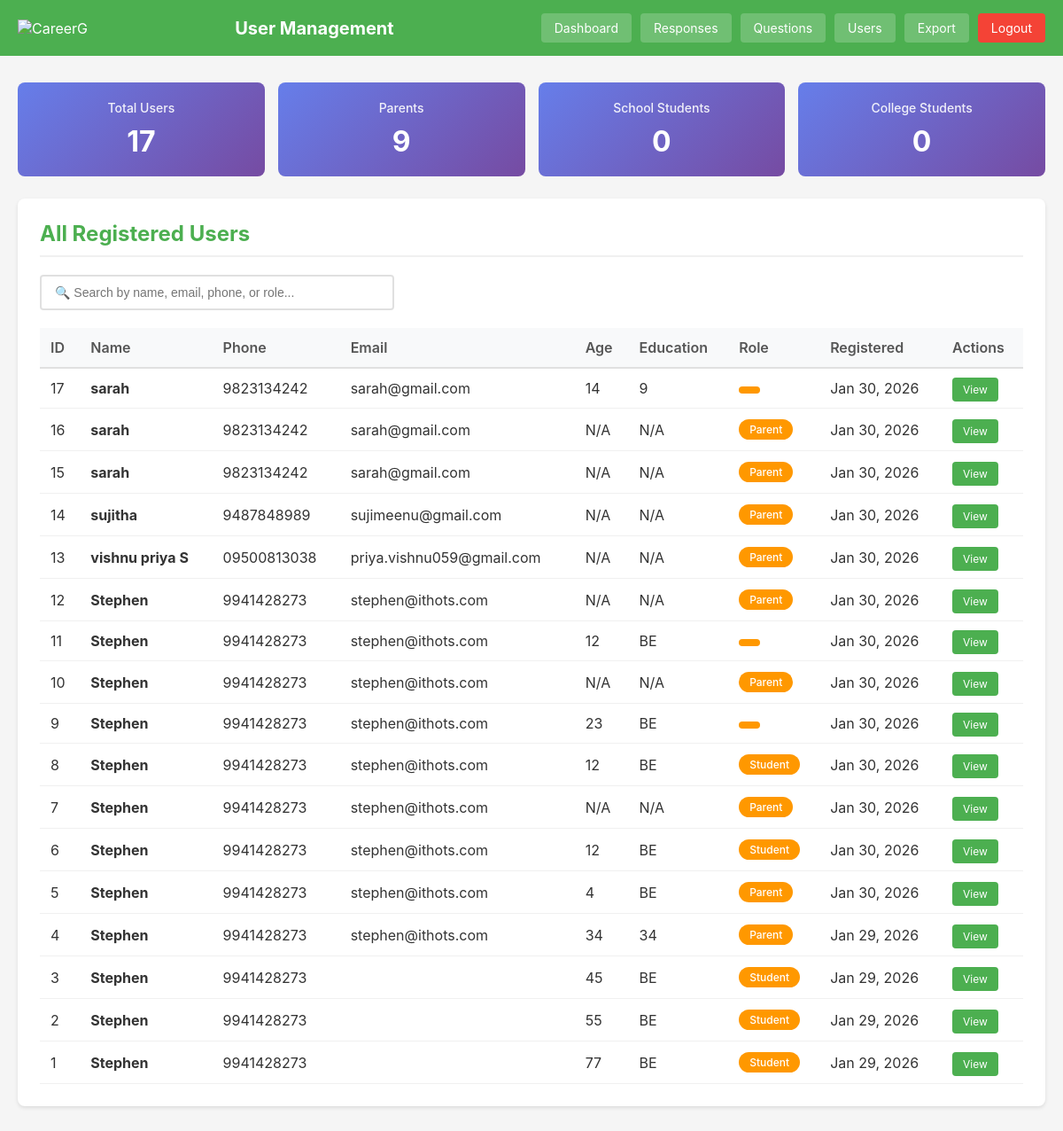
/admin/view_users.php (signed in), run on the app's committed database.
### tables this page shows
CREATE TABLE `users` (
  `id` int(11) NOT NULL,
  `phone` varchar(20) DEFAULT NULL,
  `name` varchar(100) DEFAULT NULL,
  `email` varchar(255) DEFAULT NULL,
  `age` int(11) DEFAULT NULL,
  `education` varchar(100) DEFAULT NULL,
  `role` enum('Parent','Student') DEFAULT 'Student',
  `created_at` timestamp NULL DEFAULT current_timestamp()
);

### admin/view_users.php (the view, shortened to what this page needs)
<?php
include('../includes/db.php');
$users = $conn->query("SELECT * FROM users ORDER BY id DESC");
?>
<!DOCTYPE html>
<html>
<head>
</head>
<body>
<div class="header">
    <div>
        <img src="https://careerg.in/assets/CareergLogo-BvzyUmlH.png" alt="CareerG">
    </div>
    <h1>User Management</h1>
    <div class="menu">
        <a href="dashboard.php">Dashboard</a>
        <a href="view_responses.php">Responses</a>
        <a href="manage_questions.php">Questions</a>
        <a href="view_users.php">Users</a>
        <a href="export_data.php">Export</a>
        <a href="logout.php" class="logout">Logout</a>
    </div>
</div>
<div class="container">
    <?php
    $total_users = $users->num_rows;
    $parent_count = $conn->query("SELECT COUNT(*) as count FROM users WHERE role='Parent'")->fetch_assoc()['count'];
    $school_student_count = $conn->query("SELECT COUNT(*) as count FROM users WHERE role='School Student'")->fetch_assoc()['count'];
    $college_student_count = $conn->query("SELECT COUNT(*) as count FROM users WHERE role='College Student'")->fetch_assoc()['count'];
    ?>
    <div class="stats">
        <div class="stat-box">
            <h3>Total Users</h3>
            <p><?php echo $total_users; ?></p>
        </div>
        <div class="stat-box">
            <h3>Parents</h3>
            <p><?php echo $parent_count; ?></p>
        </div>
        <div class="stat-box">
            <h3>School Students</h3>
            <p><?php echo $school_student_count; ?></p>
        </div>
        <div class="stat-box">
            <h3>College Students</h3>
            <p><?php echo $college_student_count; ?></p>
        </div>
    </div>
    <div class="card">
        <h2>All Registered Users</h2>
        <div class="search-box">
            <input type="text" id="searchInput" placeholder="🔍 Search by name, email, phone, or role..." onkeyup="filterTable()">
        </div>
        <div style="overflow-x: auto;">
            <table id="usersTable">
                <thead>
                    <tr>
                        <th>ID</th>
                        <th>Name</th>
                        <th>Phone</th>
                        <th>Email</th>
                        <th>Age</th>
                        <th>Education</th>
                        <th>Role</th>
                        <th>Registered</th>
                        <th>Actions</th>
                    </tr>
                </thead>
                <tbody>
                    <?php
                    $users->data_seek(0);
                    if($total_users == 0) {
                        echo '<tr><td colspan="9" style="text-align: center; padding: 40px; color: #999;">No users registered yet.</td></tr>';
                    } else {
                        while($user = $users->fetch_assoc()):
                            $badge_class = 'badge-parent';
                            $registered_date = isset($user['created_at']) ? date('M d, Y', strtotime($user['created_at'])) : 'N/A';
                    ?>
                    <tr>
                        <td><?php echo $user['id']; ?></td>
                        <td><strong><?php echo htmlspecialchars($user['name']); ?></strong></td>
                        <td><?php echo htmlspecialchars($user['phone']); ?></td>
                        <td><?php echo htmlspecialchars($user['email']); ?></td>
                        <td><?php echo $user['age'] > 0 ? $user['age'] : 'N/A'; ?></td>
                        <td><?php echo htmlspecialchars($user['education']); ?></td>
                        <td><span class="badge <?php echo $badge_class; ?>"><?php echo htmlspecialchars($user['role']); ?></span></td>
                        <td><?php echo $registered_date; ?></td>
                        <td>
                            <a href="view_responses.php?user_id=<?php echo $user['id']; ?>" class="btn" title="View Responses">View</a>
                        </td>
                    </tr>
                    <?php endwhile; } ?>
                </tbody>
            </table>
        </div>
    </div>
</div>
</body>
</html>

### admin/view_users.php (style rules this page uses)
* { margin: 0; padding: 0; box-sizing: border-box; }
body { font-family: -apple-system, BlinkMacSystemFont, 'Segoe UI', Arial, sans-serif; background: #f5f5f5; color: #333; }
.header { background: #4CAF50; color: white; padding: 15px 20px; display: flex; justify-content: space-between; align-items: center; flex-wrap: wrap; }
.header img { max-width: 100px; }
.header h1 { font-size: 20px; }
.menu { display: flex; gap: 10px; flex-wrap: wrap; }
.menu a { padding: 8px 15px; background: rgba(255,255,255,0.2); color: white; text-decoration: none; border-radius: 4px; font-size: 14px; }
.logout { background: #f44336 !important; }
.container { max-width: 1400px; margin: 30px auto; padding: 0 20px; }
.card { background: white; border-radius: 8px; padding: 25px; margin-bottom: 25px; box-shadow: 0 2px 4px rgba(0,0,0,0.1); }
.card h2 { color: #4CAF50; margin-bottom: 20px; padding-bottom: 10px; border-bottom: 2px solid #f0f0f0; }
.stats { display: grid; grid-template-columns: repeat(auto-fit, minmax(200px, 1fr)); gap: 15px; margin-bottom: 25px; }
.stat-box { background: linear-gradient(135deg, #667eea 0%, #764ba2 100%); color: white; padding: 20px; border-radius: 8px; text-align: center; }
.stat-box h3 { font-size: 14px; font-weight: 500; margin-bottom: 10px; opacity: 0.9; }
.stat-box p { font-size: 32px; font-weight: bold; }
table { width: 100%; border-collapse: collapse; }
thead { background: #f8f9fa; }
th { text-align: left; padding: 12px; font-weight: 600; color: #555; border-bottom: 2px solid #e0e0e0; }
td { padding: 12px; border-bottom: 1px solid #f0f0f0; }
.badge { display: inline-block; padding: 4px 12px; border-radius: 12px; font-size: 12px; font-weight: 500; color: white; }
.badge-parent { background: #FF9800; }
.btn { padding: 6px 12px; background: #4CAF50; color: white; text-decoration: none; border-radius: 4px; font-size: 12px; border: none; cursor: pointer; }
.search-box { margin-bottom: 20px; }
.search-box input { width: 100%; max-width: 400px; padding: 10px 15px; border: 2px solid #e0e0e0; border-radius: 4px; font-size: 14px; }

### data on the page
users: id "17", name "sarah", phone "9823134242", email "sarah@gmail.com", age "14", education "9", created_at "Jan 30, 2026"
users: id "16", name "sarah", phone "9823134242", email "sarah@gmail.com", age "N/A", education "N/A", role "Parent", created_at "Jan 30, 2026"
users: id "15", name "sarah", phone "9823134242", email "sarah@gmail.com", age "N/A", education "N/A", role "Parent", created_at "Jan 30, 2026"
users: id "14", name "sujitha", phone "9487848989", email "sujimeenu@gmail.com", age "N/A", education "N/A", role "Parent", created_at "Jan 30, 2026"
users: id "13", name "vishnu priya S", phone "09500813038", email "priya.vishnu059@gmail.com", age "N/A", education "N/A", role "Parent", created_at "Jan 30, 2026"
users: id "12", name "Stephen", phone "9941428273", email "stephen@ithots.com", age "N/A", education "N/A", role "Parent", created_at "Jan 30, 2026"
users: id "11", name "Stephen", phone "9941428273", email "stephen@ithots.com", age "12", education "BE", created_at "Jan 30, 2026"
users: id "10", name "Stephen", phone "9941428273", email "stephen@ithots.com", age "N/A", education "N/A", role "Parent", created_at "Jan 30, 2026"
users: id "9", name "Stephen", phone "9941428273", email "stephen@ithots.com", age "23", education "BE", created_at "Jan 30, 2026"
users: id "8", name "Stephen", phone "9941428273", email "stephen@ithots.com", age "12", education "BE", role "Student", created_at "Jan 30, 2026"
users: id "7", name "Stephen", phone "9941428273", email "stephen@ithots.com", age "N/A", education "N/A", role "Parent", created_at "Jan 30, 2026"
users: id "6", name "Stephen", phone "9941428273", email "stephen@ithots.com", age "12", education "BE", role "Student", created_at "Jan 30, 2026"
users: id "5", name "Stephen", phone "9941428273", email "stephen@ithots.com", age "4", education "BE", role "Parent", created_at "Jan 30, 2026"
users: id "4", name "Stephen", phone "9941428273", email "stephen@ithots.com", age "34", education "34", role "Parent", created_at "Jan 29, 2026"
users: id "3", name "Stephen", phone "9941428273", age "45", education "BE", role "Student", created_at "Jan 29, 2026"
users: id "2", name "Stephen", phone "9941428273", age "55", education "BE", role "Student", created_at "Jan 29, 2026"
users: id "1", name "Stephen", phone "9941428273", age "77", education "BE", role "Student", created_at "Jan 29, 2026"

### other printed values
$total_users "17"
$parent_count "9"
$school_student_count "0"
$college_student_count "0"
